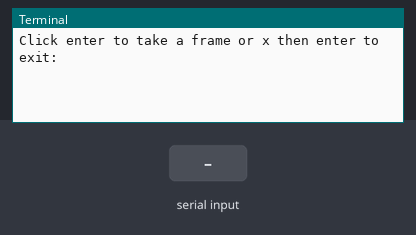
Simulated run of this program. Board: Raspberry Pi (BCM pin numbers). Parts: the last lines printed to the terminal. The test bench sets the inputs (shaded band). The camera gives no picture and a still takes 0.5 s. At 2.8 s the program stops and its outputs stay as they are.

Above: at 1.2 s.
1.3 s: "1" typed at the terminal, then Enter
At 2.5 s:
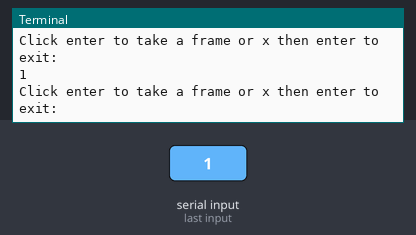
2.8 s: "x" typed at the terminal, then Enter
At 3.6 s:
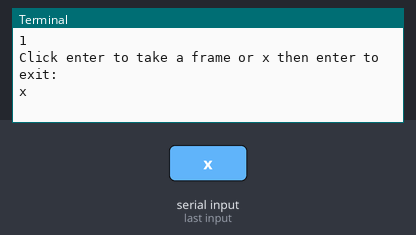

The program:

copypasta2.py
```python
import time
import picamera
frame = 1

with picamera.PiCamera() as camera:
	camera.resolution = (1024, 768)
	while True:
		i = str(input("Click enter to take a frame or x then enter to exit: "))# prompts user input
		try:
			if i == "":# if they only click enter then it will run this
				camera.capture('/home/pi/Documents/Engineering_4_Notebook/Pictures/animation/frame%03d.jpg' % frame)# this captures a picture with a changing frame
				frame += 1# increases frame for the next picture
			elif i == "x":# if they enter x and enter then it will run this code to end the loop
				camera.stop_preview()
				break
		except KeyboardInterrupt:# also if there is a keyboard interrupt it does the same thing as the elif
			camera.stop_preview()
			break
```

Measured:
- after the input at 1.3 s, the terminal: prints a new line at once (image 1)
- after the input at 2.8 s, the terminal: prints a new line at once (image 2)
